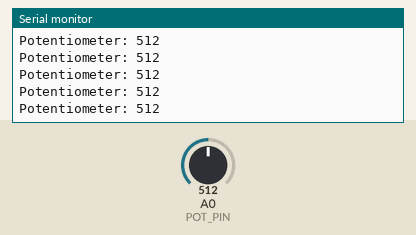
This sketch was run on a simulated Arduino Uno, built with avr-gcc and run on an emulated ATmega328P. Parts: the last lines printed to the serial monitor. Inputs (shaded band) come from the test bench; at power-on: A0 (POT_PIN) = 512.

Above: at 1.2 s.
1.3 s: A0 (POT_PIN) set to 716
At 1.31 s:
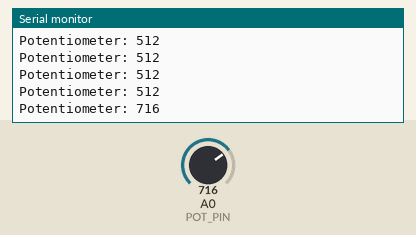
2.8 s: A0 (POT_PIN) set to 900
At 2.82 s:
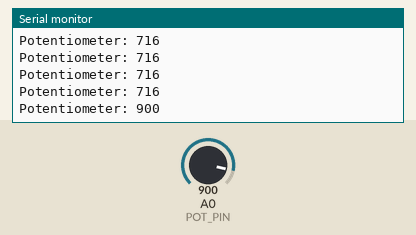
Timing chart, 0 to 5.8 s (numbered marks = the images above; inputs shaded):
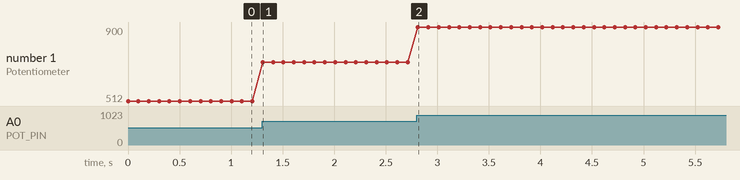

Measured:
- after the input at 1.3 s, the serial monitor: prints a new line at once (image 1)
- after the input at 2.8 s, the serial monitor: prints a new line at once (image 2)
- plotted number 1: 512 → 716 after the input at 1.3 s, 716 → 900 after the input at 2.8 s

The sketch:

steering.ino
```cpp
// 가변저항 연결 핀
const int POT_PIN = A0;

void setup() {
  Serial.begin(115200);
  pinMode(POT_PIN, INPUT);

  Serial.println("Potentiometer test start");
}

void loop() {
  int potValue = analogRead(POT_PIN);

  Serial.print("Potentiometer: ");
  Serial.println(potValue);

  delay(100);
}
```
